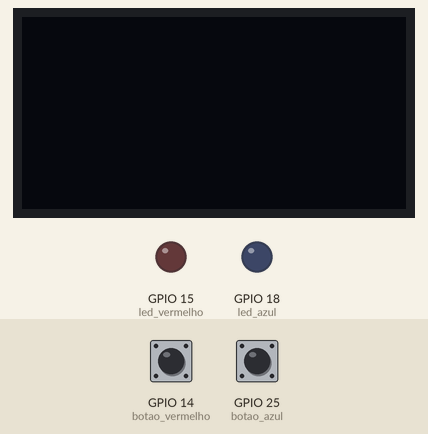
Recording of a program running on a simulated ESP32 board running MicroPython. On the bench: 128×64 one-colour display, output pins drawn as LEDs (lit = HIGH). Wiring (from the project's diagram.json): red button on GPIO 14, red LED on GPIO 15, blue LED on GPIO 18, blue button on GPIO 25. Dashed ring = blinking. The test bench sets the inputs (shaded band); at power-on: GPIO 14 (botao_vermelho) HIGH, GPIO 25 (botao_azul) HIGH. Library files of the repository ran but are not shown: ssd1306.py.

Above: at 1.2 s.
1.3 s: GPIO 14 (botao_vermelho) pulled LOW for 0.15 s
At 2.2 s:
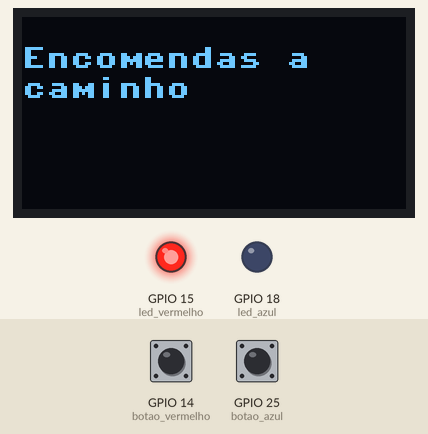
2.9 s: GPIO 25 (botao_azul) pulled LOW for 0.15 s
At 3.4 s:
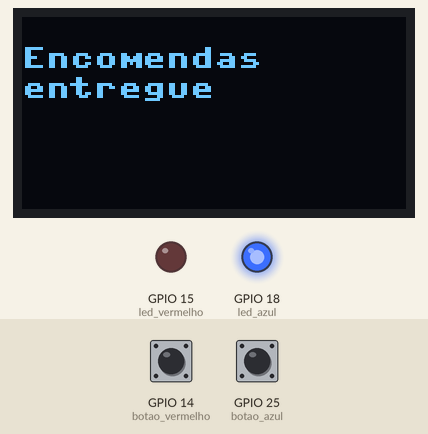
4.5 s: GPIO 14 (botao_vermelho) pulled LOW for 1 s
At 5.9 s:
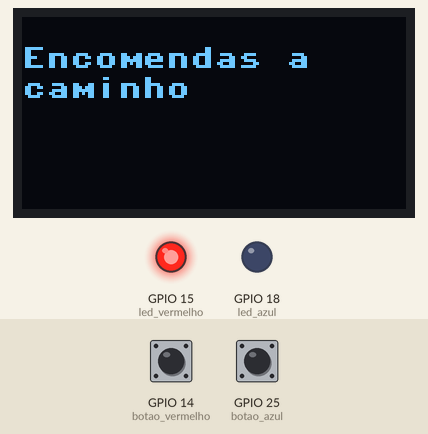
7.0 s: GPIO 25 (botao_azul) pulled LOW for 1 s
At 7.8 s:
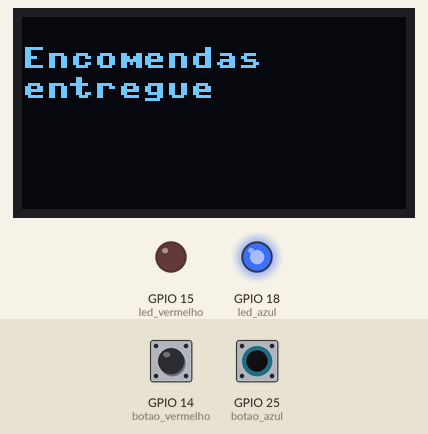
9.5 s: GPIO 14 (botao_vermelho) driven LOW and GPIO 25 (botao_azul) driven LOW
At 10.1 s:
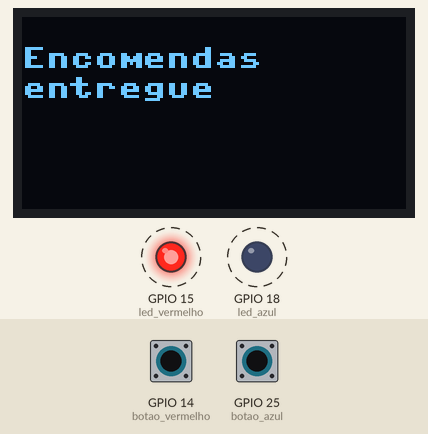
Timing chart, 0 to 63.0 s (numbered marks = the images above; inputs shaded):
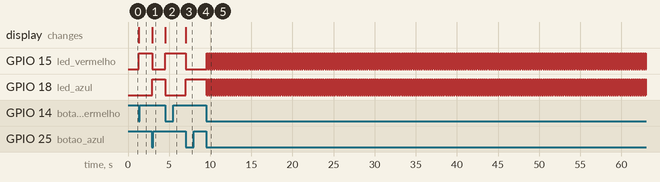

The program:

main.py
```python
import machine
from machine import Pin, I2C
import ssd1306

i2c = I2C(0, scl=Pin(22), sda=Pin(21))
led_azul = machine.Pin(18, machine.Pin.OUT)
led_vermelho = machine.Pin(15, machine.Pin.OUT)
botao_azul = machine.Pin(25, machine.Pin.IN, machine.Pin.PULL_UP)
botao_vermelho = machine.Pin(14, machine.Pin.IN, machine.Pin.PULL_UP)

largura = 128
altura = 64
tela = ssd1306.SSD1306_I2C(largura, altura, i2c)

while True:
    azul = botao_azul.value()
    vermelho = botao_vermelho.value()
    if azul == 0:
        tela.fill(0)
        tela.text("Encomendas", 0, 10)
        tela.text("entregue", 0, 20)
        tela.show()
        led_azul.value(1)
        led_vermelho.value(0)

    if vermelho == 0:
        tela.fill(0)
        tela.text("Encomendas a", 0, 10)
        tela.text("caminho" , 0, 20)
        tela.show()
        led_vermelho.value(1)
        led_azul.value(0)
```

Measured:
- after the input at 1.3 s, GPIO 15 (led_vermelho): LOW → HIGH at once; the display: changes at once (image 1)
- after the input at 2.9 s, GPIO 15 (led_vermelho): HIGH → LOW at once; GPIO 18 (led_azul): LOW → HIGH at once; the display: changes at once (image 2)
- after the input at 4.5 s, GPIO 15 (led_vermelho): LOW → HIGH at once; GPIO 18 (led_azul): HIGH → LOW at once; the display: changes at once (image 3)
- after the input at 7.0 s, GPIO 15 (led_vermelho): HIGH → LOW at once; GPIO 18 (led_azul): LOW → HIGH at once; the display: changes at once (image 4)
- after the input at 9.5 s, GPIO 15 (led_vermelho), GPIO 18 (led_azul): alternates HIGH for 0.02 s and LOW for 0.02 s, starting after 0.05 s
